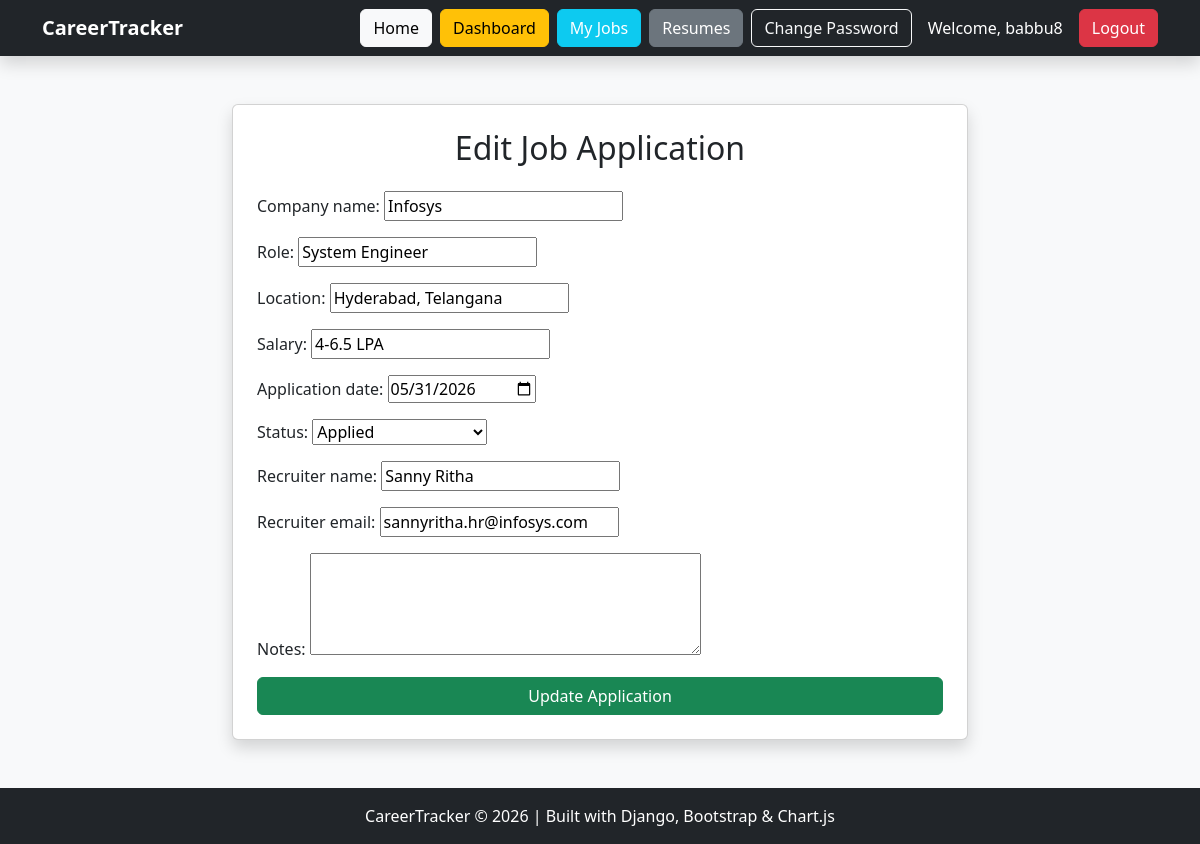
The page /jobs/edit/1/ (signed in) on the database its author committed.
### jobs/models.py (models this page shows, shortened)
class JobApplication(models.Model):
    STATUS_CHOICES = [
        ('Applied', 'Applied'),
        ('OA Scheduled', 'OA Scheduled'),
        ('Interview Scheduled', 'Interview Scheduled'),
        ('HR Round', 'HR Round'),
        ('Rejected', 'Rejected'),
        ('Offer Received', 'Offer Received'),
        ('Joined', 'Joined'),
    ]
    user = models.ForeignKey(
        User,
        on_delete=models.CASCADE
    )
    company_name = models.CharField(max_length=200)
    role = models.CharField(max_length=200)
    location = models.CharField(max_length=200)
    salary = models.CharField(
        max_length=100,
        blank=True
    )
    application_date = models.DateField()
    status = models.CharField(
        max_length=50,
        choices=STATUS_CHOICES,
        default='Applied'
    )
    recruiter_name = models.CharField(
        max_length=200,
        blank=True
    )
    recruiter_email = models.EmailField(
        blank=True
    )
    notes = models.TextField(
        blank=True
    )
    created_at = models.DateTimeField(
        auto_now_add=True
    )
    updated_at = models.DateTimeField(
        auto_now=True
    )

### jobs/views.py (the view)
@login_required
def edit_job(request, job_id):
    job = get_object_or_404(
        JobApplication,
        id=job_id,
        user=request.user
    )
    if request.method == 'POST':
        form = JobApplicationForm(
            request.POST,
            instance=job
        )
        if form.is_valid():
            form.save()
            messages.success(
                request,
                'Application updated successfully!'
            )
            return redirect('job_list')
    else:
        form = JobApplicationForm(instance=job)
    return render(
        request,
        'jobs/edit_job.html',
        {'form': form}
    )

### jobs/forms.py
class JobApplicationForm(forms.ModelForm):
    class Meta:
        model = JobApplication
        fields = [
            'company_name',
            'role',
            'location',
            'salary',
            'application_date',
            'status',
            'recruiter_name',
            'recruiter_email',
            'notes',
        ]
        widgets = {
            'application_date': forms.DateInput(
                attrs={'type': 'date'}
            ),
            'notes': forms.Textarea(
                attrs={'rows': 4}
            ),
        }

### templates/jobs/edit_job.html (shortened to what this page needs)
{% extends 'base.html' %}
{% block content %}
<div class="row justify-content-center">
    <div class="col-md-8">
        <div class="card shadow p-4">
            <h2 class="text-center mb-4">
                Edit Job Application
            </h2>
            <form method="POST">
                {{ form.as_p }}
                <button type="submit"
                        class="btn btn-success w-100">
                    Update Application
                </button>
            </form>
        </div>
    </div>
</div>
{% endblock %}

### templates/base.html (shortened to what this page needs)
{% load static %}
<!DOCTYPE html>
<html lang="en">
<head>
    <link href="https://cdn.jsdelivr.net/npm/bootstrap@5.3.3/dist/css/bootstrap.min.css"
          rel="stylesheet">
    <link rel="stylesheet"
          href="{% static 'css/style.css' %}">
</head>
<body class="bg-light d-flex flex-column min-vh-100">
    <nav class="navbar navbar-expand-lg navbar-dark bg-dark shadow">
        <div class="container">
            <a class="navbar-brand fw-bold"
               href="{% url 'home' %}">
                CareerTracker
            </a>
            <div class="collapse navbar-collapse"
                 id="navbarContent">
                <div class="ms-auto d-flex flex-wrap gap-2 mt-3 mt-lg-0 align-items-center">
                    <a href="{% url 'home' %}"
                       class="btn btn-light">
                        Home
                    </a>
                    {% if user.is_authenticated %}
                        <a href="{% url 'dashboard' %}"
                           class="btn btn-warning">
                            Dashboard
                        </a>
                        <a href="{% url 'job_list' %}"
                           class="btn btn-info text-white">
                            My Jobs
                        </a>
                        <a href="{% url 'resume_list' %}"
                           class="btn btn-secondary">
                            Resumes
                        </a>
                        <a href="{% url 'password_change' %}"
                           class="btn btn-outline-light">
                            Change Password
                        </a>
                        <span class="text-white px-2">
                            Welcome, {{ user.username }}
                        </span>
                        <form action="{% url 'logout' %}"
                              method="POST"
                              class="d-inline">
                            <button type="submit"
                                    class="btn btn-danger">
                                Logout
                            </button>
                        </form>
                    {% endif %}
                </div>
            </div>
        </div>
    </nav>
    <main class="container mt-5 mb-5 flex-grow-1">
        {% block content %}
        {% endblock %}
    </main>
    <footer class="bg-dark text-white text-center p-3 mt-auto">
        CareerTracker © 2026 |
        Built with Django, Bootstrap & Chart.js
    </footer>
</body>
</html>

### static/css/style.css (style rules this page uses)
.card { transition: transform 0.3s ease; }

### rows shown on the page
JobApplication: company_name "Infosys", role "System Engineer", location "Hyderabad, Telangana", salary "4-6.5 LPA", application_date "05/31/2026", status "Applied", recruiter_name "Sanny Ritha", recruiter_email "sannyritha.hr@infosys.com"

### other values the page prints
{{ user.username }} "babbu8"
